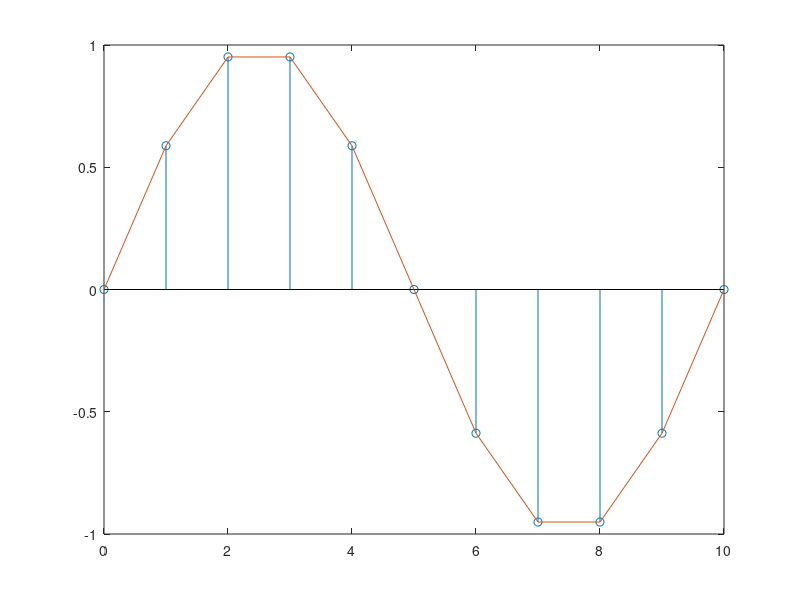
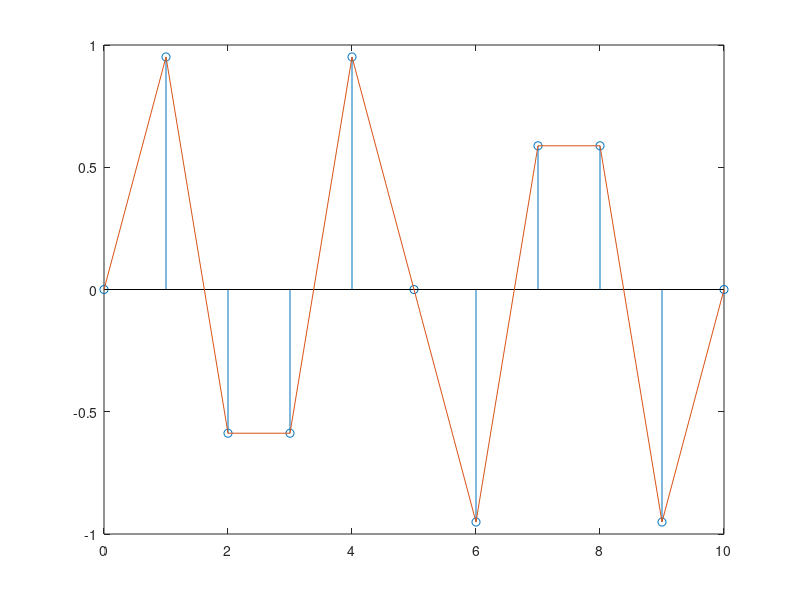

These figures' MATLAB source, in order:
 function [p1 k1 p2 k2] = ex3_b()

T=1;
w1 = 3*pi/15;
N= 2*pi/w1;
f1 = w1 / (2*pi); %Frequency of sinusoid
k1 = ((N-1)*w1)/(2*pi);
p1 = 1/f1;
t=0:1:N;
n=0:N;
xa1 = sin(w1.*t);
xn1 = sin(n.*w1.*T);


w2 = (9*pi)/15;
f2 = w2 / (2*pi); %Frequency of sinusoid
p2 = 1/f2;
k2 = ((N-1)*w2)/(2*pi);
xa2 = sin(w2.*t);
xn2 = sin(n.*w2.*T);
figure(1);
stem(n,xn1);
hold on
plot(t,xa1);
figure(2);
stem(n,xn2);
hold on
plot(t,xa2);
 

end

